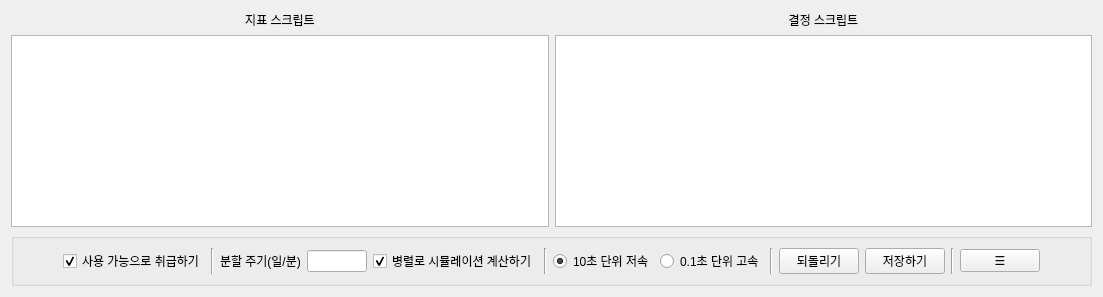
      <widget class="QWidget" name="tab_3">
       <attribute name="title">
        <string>나만의 전략</string>
       </attribute>
       <layout class="QVBoxLayout" name="verticalLayout_21">
        <item>
         <layout class="QHBoxLayout" name="horizontalLayout_25">
          <item>
           <layout class="QVBoxLayout" name="verticalLayout_20">
            <item>
             <widget class="QLabel" name="label_30">
              <property name="text">
               <string>지표 스크립트</string>
              </property>
              <property name="alignment">
               <set>Qt::AlignCenter</set>
              </property>
             </widget>
            </item>
            <item>
             <widget class="QPlainTextEdit" name="plainTextEdit_3">
              <property name="lineWrapMode">
               <enum>QPlainTextEdit::NoWrap</enum>
              </property>
             </widget>
            </item>
           </layout>
          </item>
          <item>
           <layout class="QVBoxLayout" name="verticalLayout_19">
            <item>
             <widget class="QLabel" name="label_11">
              <property name="text">
               <string>결정 스크립트</string>
              </property>
              <property name="alignment">
               <set>Qt::AlignCenter</set>
              </property>
             </widget>
            </item>
            <item>
             <widget class="QPlainTextEdit" name="plainTextEdit_2">
              <property name="lineWrapMode">
               <enum>QPlainTextEdit::NoWrap</enum>
              </property>
             </widget>
            </item>
           </layout>
          </item>
         </layout>
        </item>
        <item>
         <widget class="QGroupBox" name="groupBox_17">
          <layout class="QVBoxLayout" name="verticalLayout_23">
           <item>
            <layout class="QHBoxLayout" name="horizontalLayout_26">
             <item>
              <spacer name="horizontalSpacer_23">
               <property name="orientation">
                <enum>Qt::Horizontal</enum>
               </property>
               <property name="sizeHint" stdset="0">
                <size>
                 <width>40</width>
                 <height>20</height>
                </size>
               </property>
              </spacer>
             </item>
             <item>
              <widget class="QCheckBox" name="checkBox_6">
               <property name="text">
                <string>사용 가능으로 취급하기</string>
               </property>
               <property name="checked">
                <bool>true</bool>
               </property>
              </widget>
             </item>
             <item>
              <widget class="Line" name="line_10">
               <property name="orientation">
                <enum>Qt::Vertical</enum>
               </property>
              </widget>
             </item>
             <item>
              <widget class="QLabel" name="label_43">
               <property name="text">
                <string>분할 주기(일/분)</string>
               </property>
              </widget>
             </item>
             <item>
              <widget class="QLineEdit" name="lineEdit_7">
               <property name="sizePolicy">
                <sizepolicy hsizetype="Fixed" vsizetype="Fixed">
                 <horstretch>0</horstretch>
                 <verstretch>0</verstretch>
                </sizepolicy>
               </property>
               <property name="minimumSize">
                <size>
                 <width>60</width>
                 <height>0</height>
                </size>
               </property>
               <property name="maximumSize">
                <size>
                 <width>60</width>
                 <height>16777215</height>
                </size>
               </property>
               <property name="alignment">
                <set>Qt::AlignCenter</set>
               </property>
              </widget>
             </item>
             <item>
              <widget class="QCheckBox" name="checkBox_7">
               <property name="text">
                <string>병렬로 시뮬레이션 계산하기</string>
               </property>
               <property name="checked">
                <bool>true</bool>
               </property>
              </widget>
             </item>
             <item>
              <widget class="Line" name="line_9">
               <property name="orientation">
                <enum>Qt::Vertical</enum>
               </property>
              </widget>
             </item>
             <item>
              <widget class="QRadioButton" name="radioButton_11">
               <property name="text">
                <string>10초 단위 저속</string>
               </property>
               <property name="checked">
                <bool>true</bool>
               </property>
              </widget>
             </item>
             <item>
              <widget class="QRadioButton" name="radioButton_12">
               <property name="text">
                <string>0.1초 단위 고속</string>
               </property>
              </widget>
             </item>
             <item>
              <widget class="Line" name="line_7">
               <property name="orientation">
                <enum>Qt::Vertical</enum>
               </property>
              </widget>
             </item>
             <item>
              <widget class="QPushButton" name="pushButton_19">
               <property name="text">
                <string>되돌리기</string>
               </property>
              </widget>
             </item>
             <item>
              <widget class="QPushButton" name="pushButton_20">
               <property name="text">
                <string>저장하기</string>
               </property>
              </widget>
             </item>
             <item>
              <widget class="Line" name="line_11">
               <property name="orientation">
                <enum>Qt::Vertical</enum>
               </property>
              </widget>
             </item>
             <item>
              <widget class="QPushButton" name="pushButton_9">
               <property name="text">
                <string>☰</string>
               </property>
              </widget>
             </item>
             <item>
              <spacer name="horizontalSpacer_24">
               <property name="orientation">
                <enum>Qt::Horizontal</enum>
               </property>
               <property name="sizeHint" stdset="0">
                <size>
                 <width>40</width>
                 <height>20</height>
                </size>
               </property>
              </spacer>
             </item>
            </layout>
           </item>
          </layout>
         </widget>
        </item>
       </layout>
      </widget>
